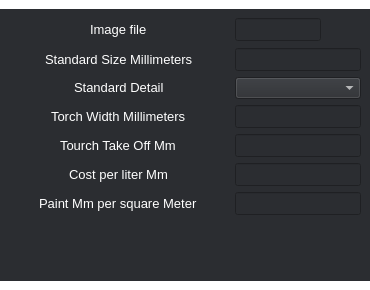
<?xml version="1.0" encoding="UTF-8"?>
<ui version="4.0">
 <class>CParametrs</class>
 <widget class="QWidget" name="CParametrs">
  <property name="geometry">
   <rect>
    <x>0</x>
    <y>0</y>
    <width>370</width>
    <height>290</height>
   </rect>
  </property>
  <property name="sizePolicy">
   <sizepolicy hsizetype="Expanding" vsizetype="Maximum">
    <horstretch>0</horstretch>
    <verstretch>0</verstretch>
   </sizepolicy>
  </property>
  <property name="minimumSize">
   <size>
    <width>370</width>
    <height>290</height>
   </size>
  </property>
  <property name="windowTitle">
   <string>Form</string>
  </property>
  <property name="autoFillBackground">
   <bool>false</bool>
  </property>
  <property name="styleSheet">
   <string notr="true">background:rgb(255, 255, 255)</string>
  </property>
  <layout class="QGridLayout" name="gridLayout">
   <property name="leftMargin">
    <number>0</number>
   </property>
   <property name="topMargin">
    <number>9</number>
   </property>
   <property name="rightMargin">
    <number>0</number>
   </property>
   <property name="bottomMargin">
    <number>9</number>
   </property>
   <property name="horizontalSpacing">
    <number>20</number>
   </property>
   <property name="verticalSpacing">
    <number>9</number>
   </property>
   <item row="0" column="0">
    <widget class="QWidget" name="widget" native="true">
     <property name="sizePolicy">
      <sizepolicy hsizetype="Expanding" vsizetype="Preferred">
       <horstretch>0</horstretch>
       <verstretch>0</verstretch>
      </sizepolicy>
     </property>
     <property name="font">
      <font>
       <pointsize>10</pointsize>
      </font>
     </property>
     <property name="styleSheet">
      <string notr="true">background:rgb(43, 45, 49)</string>
     </property>
     <layout class="QGridLayout" name="gridLayout_2">
      <item row="4" column="0">
       <widget class="QLineEdit" name="name_tourchTakeOff">
        <property name="enabled">
         <bool>true</bool>
        </property>
        <property name="sizePolicy">
         <sizepolicy hsizetype="Maximum" vsizetype="Fixed">
          <horstretch>0</horstretch>
          <verstretch>0</verstretch>
         </sizepolicy>
        </property>
        <property name="minimumSize">
         <size>
          <width>220</width>
          <height>0</height>
         </size>
        </property>
        <property name="font">
         <font>
          <pointsize>10</pointsize>
         </font>
        </property>
        <property name="contextMenuPolicy">
         <enum>Qt::DefaultContextMenu</enum>
        </property>
        <property name="styleSheet">
         <string notr="true">color: rgb(255, 255, 255)</string>
        </property>
        <property name="text">
         <string>Tourch Take Off Mm</string>
        </property>
        <property name="maxLength">
         <number>32765</number>
        </property>
        <property name="frame">
         <bool>false</bool>
        </property>
        <property name="alignment">
         <set>Qt::AlignCenter</set>
        </property>
        <property name="dragEnabled">
         <bool>false</bool>
        </property>
        <property name="readOnly">
         <bool>true</bool>
        </property>
        <property name="clearButtonEnabled">
         <bool>false</bool>
        </property>
       </widget>
      </item>
      <item row="0" column="2">
       <widget class="QWidget" name="edit_imageFile" native="true">
        <layout class="QHBoxLayout" name="horizontalLayout">
         <property name="spacing">
          <number>0</number>
         </property>
         <property name="leftMargin">
          <number>0</number>
         </property>
         <property name="topMargin">
          <number>0</number>
         </property>
         <property name="rightMargin">
          <number>0</number>
         </property>
         <property name="bottomMargin">
          <number>0</number>
         </property>
         <item>
          <widget class="QLineEdit" name="text_imageFile">
           <property name="enabled">
            <bool>false</bool>
           </property>
           <property name="sizePolicy">
            <sizepolicy hsizetype="Preferred" vsizetype="Fixed">
             <horstretch>0</horstretch>
             <verstretch>0</verstretch>
            </sizepolicy>
           </property>
           <property name="font">
            <font>
             <pointsize>10</pointsize>
            </font>
           </property>
           <property name="styleSheet">
            <string notr="true">color: rgb(255, 255, 255);
border-color: rgb(88, 88, 88)</string>
           </property>
          </widget>
         </item>
         <item>
          <widget class="QPushButton" name="icon_imageFile">
           <property name="minimumSize">
            <size>
             <width>40</width>
             <height>24</height>
            </size>
           </property>
           <property name="maximumSize">
            <size>
             <width>40</width>
             <height>24</height>
            </size>
           </property>
           <property name="font">
            <font>
             <pointsize>10</pointsize>
            </font>
           </property>
           <property name="text">
            <string/>
           </property>
           <property name="icon">
            <iconset resource="../Resource.qrc">
             <normaloff>:/resources/folder.png</normaloff>:/resources/folder.png</iconset>
           </property>
           <property name="iconSize">
            <size>
             <width>24</width>
             <height>24</height>
            </size>
           </property>
           <property name="flat">
            <bool>true</bool>
           </property>
          </widget>
         </item>
        </layout>
       </widget>
      </item>
      <item row="8" column="2">
       <widget class="QLineEdit" name="edit_name_paintMmPerSquareMeter">
        <property name="sizePolicy">
         <sizepolicy hsizetype="Preferred" vsizetype="Fixed">
          <horstretch>0</horstretch>
          <verstretch>0</verstretch>
         </sizepolicy>
        </property>
        <property name="font">
         <font>
          <pointsize>10</pointsize>
         </font>
        </property>
        <property name="styleSheet">
         <string notr="true">color: rgb(255, 255, 255)</string>
        </property>
       </widget>
      </item>
      <item row="0" column="0">
       <widget class="QLineEdit" name="name_imageFile">
        <property name="enabled">
         <bool>true</bool>
        </property>
        <property name="sizePolicy">
         <sizepolicy hsizetype="Maximum" vsizetype="Fixed">
          <horstretch>0</horstretch>
          <verstretch>0</verstretch>
         </sizepolicy>
        </property>
        <property name="minimumSize">
         <size>
          <width>220</width>
          <height>0</height>
         </size>
        </property>
        <property name="font">
         <font>
          <pointsize>10</pointsize>
         </font>
        </property>
        <property name="styleSheet">
         <string notr="true">color: rgb(255, 255, 255)</string>
        </property>
        <property name="text">
         <string>Image file</string>
        </property>
        <property name="maxLength">
         <number>32765</number>
        </property>
        <property name="frame">
         <bool>false</bool>
        </property>
        <property name="alignment">
         <set>Qt::AlignCenter</set>
        </property>
        <property name="dragEnabled">
         <bool>false</bool>
        </property>
        <property name="readOnly">
         <bool>true</bool>
        </property>
        <property name="clearButtonEnabled">
         <bool>false</bool>
        </property>
       </widget>
      </item>
      <item row="1" column="2">
       <widget class="QLineEdit" name="edit_standardSizeMillimeters">
        <property name="sizePolicy">
         <sizepolicy hsizetype="Preferred" vsizetype="Fixed">
          <horstretch>0</horstretch>
          <verstretch>0</verstretch>
         </sizepolicy>
        </property>
        <property name="font">
         <font>
          <pointsize>10</pointsize>
         </font>
        </property>
        <property name="styleSheet">
         <string notr="true">color: rgb(255, 255, 255)</string>
        </property>
       </widget>
      </item>
      <item row="8" column="0">
       <widget class="QLineEdit" name="name_paintMmPerSquareMeter">
        <property name="enabled">
         <bool>true</bool>
        </property>
        <property name="sizePolicy">
         <sizepolicy hsizetype="Maximum" vsizetype="Fixed">
          <horstretch>0</horstretch>
          <verstretch>0</verstretch>
         </sizepolicy>
        </property>
        <property name="minimumSize">
         <size>
          <width>220</width>
          <height>0</height>
         </size>
        </property>
        <property name="font">
         <font>
          <pointsize>10</pointsize>
         </font>
        </property>
        <property name="autoFillBackground">
         <bool>false</bool>
        </property>
        <property name="styleSheet">
         <string notr="true">color: rgb(255, 255, 255)</string>
        </property>
        <property name="text">
         <string>Paint Mm per square Meter</string>
        </property>
        <property name="maxLength">
         <number>32765</number>
        </property>
        <property name="frame">
         <bool>false</bool>
        </property>
        <property name="alignment">
         <set>Qt::AlignCenter</set>
        </property>
        <property name="dragEnabled">
         <bool>false</bool>
        </property>
        <property name="readOnly">
         <bool>true</bool>
        </property>
        <property name="clearButtonEnabled">
         <bool>false</bool>
        </property>
       </widget>
      </item>
      <item row="7" column="0">
       <widget class="QLineEdit" name="name_costPerLiter">
        <property name="enabled">
         <bool>true</bool>
        </property>
        <property name="sizePolicy">
         <sizepolicy hsizetype="Maximum" vsizetype="Fixed">
          <horstretch>0</horstretch>
          <verstretch>0</verstretch>
         </sizepolicy>
        </property>
        <property name="minimumSize">
         <size>
          <width>220</width>
          <height>0</height>
         </size>
        </property>
        <property name="font">
         <font>
          <pointsize>10</pointsize>
         </font>
        </property>
        <property name="styleSheet">
         <string notr="true">color: rgb(255, 255, 255)</string>
        </property>
        <property name="text">
         <string>Cost per liter Mm</string>
        </property>
        <property name="maxLength">
         <number>32765</number>
        </property>
        <property name="frame">
         <bool>false</bool>
        </property>
        <property name="alignment">
         <set>Qt::AlignCenter</set>
        </property>
        <property name="dragEnabled">
         <bool>false</bool>
        </property>
        <property name="readOnly">
         <bool>true</bool>
        </property>
        <property name="clearButtonEnabled">
         <bool>false</bool>
        </property>
       </widget>
      </item>
      <item row="9" column="0">
       <spacer name="verticalSpacer">
        <property name="orientation">
         <enum>Qt::Vertical</enum>
        </property>
        <property name="sizeHint" stdset="0">
         <size>
          <width>20</width>
          <height>9</height>
         </size>
        </property>
       </spacer>
      </item>
      <item row="3" column="0">
       <widget class="QLineEdit" name="name_torchWidthMillimeters">
        <property name="enabled">
         <bool>true</bool>
        </property>
        <property name="sizePolicy">
         <sizepolicy hsizetype="Maximum" vsizetype="Fixed">
          <horstretch>0</horstretch>
          <verstretch>0</verstretch>
         </sizepolicy>
        </property>
        <property name="minimumSize">
         <size>
          <width>220</width>
          <height>0</height>
         </size>
        </property>
        <property name="font">
         <font>
          <pointsize>10</pointsize>
         </font>
        </property>
        <property name="styleSheet">
         <string notr="true">color: rgb(255, 255, 255)</string>
        </property>
        <property name="text">
         <string>Torch Width Millimeters</string>
        </property>
        <property name="maxLength">
         <number>32765</number>
        </property>
        <property name="frame">
         <bool>false</bool>
        </property>
        <property name="alignment">
         <set>Qt::AlignCenter</set>
        </property>
        <property name="dragEnabled">
         <bool>false</bool>
        </property>
        <property name="readOnly">
         <bool>true</bool>
        </property>
        <property name="clearButtonEnabled">
         <bool>false</bool>
        </property>
       </widget>
      </item>
      <item row="1" column="0">
       <widget class="QLineEdit" name="name_standardSizeMillimeters">
        <property name="enabled">
         <bool>true</bool>
        </property>
        <property name="sizePolicy">
         <sizepolicy hsizetype="Maximum" vsizetype="Fixed">
          <horstretch>0</horstretch>
          <verstretch>0</verstretch>
         </sizepolicy>
        </property>
        <property name="minimumSize">
         <size>
          <width>220</width>
          <height>0</height>
         </size>
        </property>
        <property name="font">
         <font>
          <pointsize>10</pointsize>
         </font>
        </property>
        <property name="styleSheet">
         <string notr="true">color: rgb(255, 255, 255)</string>
        </property>
        <property name="text">
         <string>Standard Size Millimeters</string>
        </property>
        <property name="maxLength">
         <number>32765</number>
        </property>
        <property name="frame">
         <bool>false</bool>
        </property>
        <property name="alignment">
         <set>Qt::AlignCenter</set>
        </property>
        <property name="dragEnabled">
         <bool>false</bool>
        </property>
        <property name="readOnly">
         <bool>true</bool>
        </property>
        <property name="clearButtonEnabled">
         <bool>false</bool>
        </property>
       </widget>
      </item>
      <item row="7" column="2">
       <widget class="QLineEdit" name="edit_costPerLiter">
        <property name="sizePolicy">
         <sizepolicy hsizetype="Preferred" vsizetype="Fixed">
          <horstretch>0</horstretch>
          <verstretch>0</verstretch>
         </sizepolicy>
        </property>
        <property name="font">
         <font>
          <pointsize>10</pointsize>
         </font>
        </property>
        <property name="styleSheet">
         <string notr="true">color: rgb(255, 255, 255)</string>
        </property>
       </widget>
      </item>
      <item row="2" column="0">
       <widget class="QLineEdit" name="name_standardDetail">
        <property name="enabled">
         <bool>true</bool>
        </property>
        <property name="sizePolicy">
         <sizepolicy hsizetype="Maximum" vsizetype="Fixed">
          <horstretch>0</horstretch>
          <verstretch>0</verstretch>
         </sizepolicy>
        </property>
        <property name="minimumSize">
         <size>
          <width>220</width>
          <height>0</height>
         </size>
        </property>
        <property name="font">
         <font>
          <pointsize>10</pointsize>
         </font>
        </property>
        <property name="styleSheet">
         <string notr="true">color: rgb(255, 255, 255)</string>
        </property>
        <property name="text">
         <string>Standard Detail</string>
        </property>
        <property name="maxLength">
         <number>32765</number>
        </property>
        <property name="frame">
         <bool>false</bool>
        </property>
        <property name="alignment">
         <set>Qt::AlignCenter</set>
        </property>
        <property name="dragEnabled">
         <bool>false</bool>
        </property>
        <property name="readOnly">
         <bool>true</bool>
        </property>
        <property name="clearButtonEnabled">
         <bool>false</bool>
        </property>
       </widget>
      </item>
      <item row="3" column="2">
       <widget class="QLineEdit" name="edit_torchWidthMillimeters">
        <property name="sizePolicy">
         <sizepolicy hsizetype="Preferred" vsizetype="Fixed">
          <horstretch>0</horstretch>
          <verstretch>0</verstretch>
         </sizepolicy>
        </property>
        <property name="font">
         <font>
          <pointsize>10</pointsize>
         </font>
        </property>
        <property name="styleSheet">
         <string notr="true">color: rgb(255, 255, 255)</string>
        </property>
       </widget>
      </item>
      <item row="4" column="2">
       <widget class="QLineEdit" name="edit_tourchTakeOff">
        <property name="sizePolicy">
         <sizepolicy hsizetype="Preferred" vsizetype="Fixed">
          <horstretch>0</horstretch>
          <verstretch>0</verstretch>
         </sizepolicy>
        </property>
        <property name="font">
         <font>
          <pointsize>10</pointsize>
         </font>
        </property>
        <property name="styleSheet">
         <string notr="true">color: rgb(255, 255, 255)</string>
        </property>
       </widget>
      </item>
      <item row="2" column="2">
       <widget class="QComboBox" name="cmb_standardDetail">
        <property name="styleSheet">
         <string notr="true">color: rgb(255, 255, 255)</string>
        </property>
       </widget>
      </item>
     </layout>
    </widget>
   </item>
  </layout>
 </widget>
 <resources>
  <include location="../Resource.qrc"/>
 </resources>
 <connections/>
</ui>
